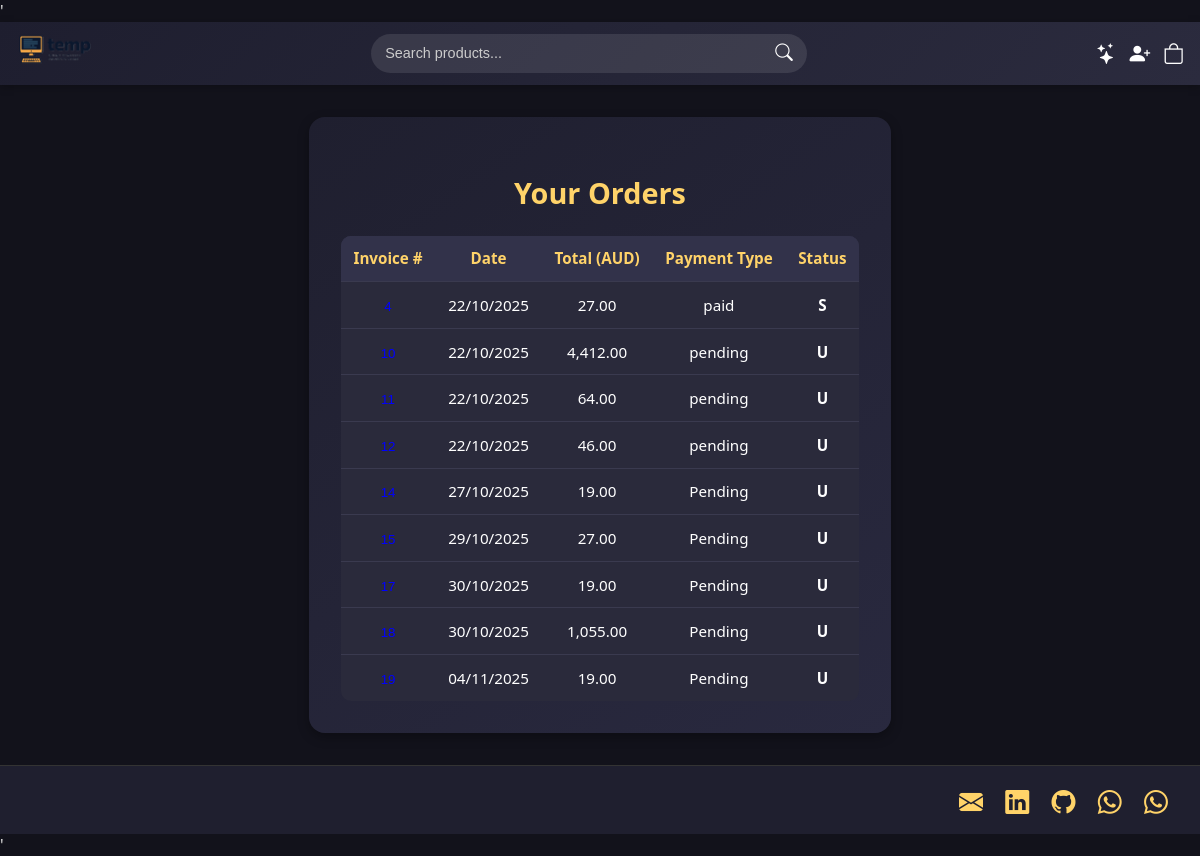
The page /web/order_view.php (signed in) on the database its author committed.
### tables this page shows
CREATE TABLE `lpa_invoices` (
  `lpa_inv_no` int(20) NOT NULL,
  `lpa_inv_date` datetime NOT NULL DEFAULT current_timestamp(),
  `lpa_inv_client_id` int(20) NOT NULL,
  `lpa_inv_amount` decimal(8,2) NOT NULL,
  `lpa_inv_payment_type` varchar(50) NOT NULL,
  `lpa_inv_status` char(1) NOT NULL DEFAULT 'E'
);

### web/order_view.php (the view, shortened to what this page needs)
<?php
include __DIR__ . '/app/database/connection.php';
$user_id = $_SESSION['user_id'];
$sql = "SELECT * FROM lpa_invoices WHERE lpa_inv_client_id = ?";
$stmt = $conn->prepare($sql);
$stmt->bind_param("i", $user_id);
$stmt->execute();
$result = $stmt->get_result();
$hasOrder = $result->num_rows > 0;
?>
<!DOCTYPE html>
<html lang="en">
'<head>
  <link rel="stylesheet" href="<?= BASE_URL . '/assets/css/styles.css'; ?>">
</head>
<body class="body">
  <div><?php include __DIR__ . '/includes/header.php'; ?></div>
  <div class="orders-container">
    <h2>Your Orders</h2>
    <?php if ($hasOrder): ?>
      <table class="orders-table">
        <thead>
            <tr>
                <th>Invoice #</th>
                <th>Date</th>
                <th>Total (AUD)</th>
                <th>Payment Type</th>
                <th>Status</th>
            </tr>
        </thead>
        <tbody>
          <?php while ($row = $result->fetch_assoc()):
            $inv_date = (new DateTime($row['lpa_inv_date']))->format("d/m/Y");
            $inv_amount = number_format($row['lpa_inv_amount'], 2);
            $inv_payment = $row['lpa_inv_payment_type'];
            $inv_status = $row['lpa_inv_status'];
          ?>
            <tr>
                <td>
                    <form action="invoice_details.php" method="POST">
                        <button type="submit" style="background:none;border:none;color:blue;cursor:pointer;">
                        </button>
                    </form>
                </td>
                <td><?= htmlspecialchars($inv_date) ?></td>
                <td><?= htmlspecialchars($inv_amount) ?></td>
                <td><?= htmlspecialchars($inv_payment) ?></td>
                <td class="status <?= strtolower($inv_status) ?>">
                <?= htmlspecialchars(ucfirst($inv_status)) ?>
                </td>
            </tr>
          <?php endwhile; ?>
        </tbody>
      </table>
    <?php else: ?>
      <p class="no-orders">You don’t have any orders yet.</p>
    <?php endif; ?>
  </div>
</body>
</html>

### web/assets/css/styles.css (style rules this page uses)
html, body { margin: 0; padding: 0; overflow-x: hidden; }
body.body { background-color: #12121b; color: #e0e0e0; font-family: "Poppins", "Segoe UI", sans-serif; margin: 0; min-height: 100vh; display: flex; flex-direction: column; }
body { display: flex; flex-direction: column; min-height: 100vh; }
footer { background-color: #1e1e2f; color: #aaa; text-align: center; padding: 1rem 0; font-size: 0.85rem; margin-top: auto; }
footer a { color: #ffd369; text-decoration: none; }
.orders-container { background: linear-gradient(145deg, #1f1f2f, #29293f); border-radius: 16px; padding: 2rem; margin: 2rem auto; max-width: 900px; box-shadow: 0 4px 12px rgba(0, 0, 0, 0.3); color: #fff; }
.orders-container h2 { text-align: center; font-size: 1.8rem; color: #ffd369; margin-bottom: 1.5rem; }
.orders-table { width: 100%; border-collapse: collapse; background-color: #2a2a3b; border-radius: 10px; overflow: hidden; }
.orders-table thead { background: #32324a; }
.orders-table th, .orders-table td { padding: 0.9rem 1rem; text-align: center; border-bottom: 1px solid #3a3a4f; font-size: 0.95rem; }
.orders-table th { color: #ffd369; font-weight: 600; }
.orders-table tr:last-child td { border-bottom: none; }
.status { font-weight: 600; text-transform: capitalize; }
.orders-table { width: 100%; border-collapse: collapse; background: #2a2a3b; border-radius: 10px; overflow: hidden; }
.orders-table th, .orders-table td { text-align: center; padding: 0.8rem; border-bottom: 1px solid #3a3a4f; }
.orders-table th { background: #32324a; color: #ffd369; font-weight: 600; }
.site-footer { position: static; background: #1f1f2f; padding: 1rem 2rem; color: #ccc; border-top: 1px solid #333; margin-top: 2rem; flex-shrink: 0; margin-top: auto; }
.footer-container { display: flex; justify-content: flex-end; align-items: center; }
.footer-right a { color: #ffd369; font-size: 1.5rem; margin-left: 1rem; transition: color 0.25s ease, transform 0.2s ease; }
.footer-right i { vertical-align: middle; }

### rows shown on the page
lpa_invoices: lpa_inv_date "22/10/2025", lpa_inv_amount "27.00", lpa_inv_payment_type "paid", lpa_inv_status "S"
lpa_invoices: lpa_inv_date "22/10/2025", lpa_inv_amount "4,412.00", lpa_inv_payment_type "pending", lpa_inv_status "U"
lpa_invoices: lpa_inv_date "22/10/2025", lpa_inv_amount "64.00", lpa_inv_payment_type "pending", lpa_inv_status "U"
lpa_invoices: lpa_inv_date "22/10/2025", lpa_inv_amount "46.00", lpa_inv_payment_type "pending", lpa_inv_status "U"
lpa_invoices: lpa_inv_date "27/10/2025", lpa_inv_amount "19.00", lpa_inv_payment_type "Pending", lpa_inv_status "U"
lpa_invoices: lpa_inv_date "29/10/2025", lpa_inv_amount "27.00", lpa_inv_payment_type "Pending", lpa_inv_status "U"
lpa_invoices: lpa_inv_date "30/10/2025", lpa_inv_amount "19.00", lpa_inv_payment_type "Pending", lpa_inv_status "U"
lpa_invoices: lpa_inv_date "30/10/2025", lpa_inv_amount "1,055.00", lpa_inv_payment_type "Pending", lpa_inv_status "U"
lpa_invoices: lpa_inv_date "04/11/2025", lpa_inv_amount "19.00", lpa_inv_payment_type "Pending", lpa_inv_status "U"
